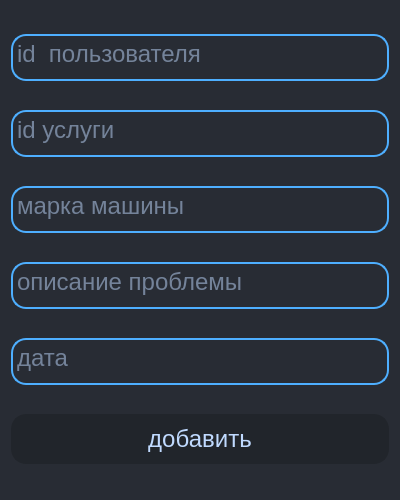
<?xml version="1.0" encoding="UTF-8"?>
<ui version="4.0">
 <class>Add_Change_window2</class>
 <widget class="QDialog" name="Add_Change_window2">
  <property name="geometry">
   <rect>
    <x>0</x>
    <y>0</y>
    <width>400</width>
    <height>500</height>
   </rect>
  </property>
  <property name="minimumSize">
   <size>
    <width>400</width>
    <height>500</height>
   </size>
  </property>
  <property name="maximumSize">
   <size>
    <width>550</width>
    <height>700</height>
   </size>
  </property>
  <property name="windowTitle">
   <string>Dialog</string>
  </property>
  <property name="styleSheet">
   <string notr="true">background-color: rgb(40, 44, 52);</string>
  </property>
  <layout class="QHBoxLayout" name="horizontalLayout">
   <item>
    <layout class="QVBoxLayout" name="verticalLayout">
     <item>
      <widget class="QTextEdit" name="edit_id_user_diag">
       <property name="sizePolicy">
        <sizepolicy hsizetype="Expanding" vsizetype="Expanding">
         <horstretch>0</horstretch>
         <verstretch>0</verstretch>
        </sizepolicy>
       </property>
       <property name="maximumSize">
        <size>
         <width>16777215</width>
         <height>47</height>
        </size>
       </property>
       <property name="font">
        <font>
         <family>Segoe UI</family>
         <pointsize>18</pointsize>
        </font>
       </property>
       <property name="styleSheet">
        <string notr="true">color: rgb(192, 218, 255);
border: 2px solid rgb(78, 175, 255);  
border-radius: 15px;
</string>
       </property>
       <property name="placeholderText">
        <string>id  пользователя</string>
       </property>
      </widget>
     </item>
     <item>
      <widget class="QTextEdit" name="edit_id_service_diag">
       <property name="sizePolicy">
        <sizepolicy hsizetype="Expanding" vsizetype="Expanding">
         <horstretch>0</horstretch>
         <verstretch>0</verstretch>
        </sizepolicy>
       </property>
       <property name="maximumSize">
        <size>
         <width>16777215</width>
         <height>47</height>
        </size>
       </property>
       <property name="font">
        <font>
         <family>Segoe UI</family>
         <pointsize>18</pointsize>
        </font>
       </property>
       <property name="styleSheet">
        <string notr="true">color: rgb(192, 218, 255);
border: 2px solid rgb(78, 175, 255);  
border-radius: 15px;
</string>
       </property>
       <property name="placeholderText">
        <string>id услуги</string>
       </property>
      </widget>
     </item>
     <item>
      <widget class="QTextEdit" name="edit_Mark_diag">
       <property name="sizePolicy">
        <sizepolicy hsizetype="Expanding" vsizetype="Expanding">
         <horstretch>0</horstretch>
         <verstretch>0</verstretch>
        </sizepolicy>
       </property>
       <property name="maximumSize">
        <size>
         <width>16777215</width>
         <height>47</height>
        </size>
       </property>
       <property name="font">
        <font>
         <family>Segoe UI</family>
         <pointsize>18</pointsize>
        </font>
       </property>
       <property name="styleSheet">
        <string notr="true">color: rgb(192, 218, 255);
border: 2px solid rgb(78, 175, 255);  
border-radius: 15px;
</string>
       </property>
       <property name="placeholderText">
        <string>марка машины</string>
       </property>
      </widget>
     </item>
     <item>
      <widget class="QTextEdit" name="edit_Description_diag">
       <property name="sizePolicy">
        <sizepolicy hsizetype="Expanding" vsizetype="Expanding">
         <horstretch>0</horstretch>
         <verstretch>0</verstretch>
        </sizepolicy>
       </property>
       <property name="maximumSize">
        <size>
         <width>16777215</width>
         <height>47</height>
        </size>
       </property>
       <property name="font">
        <font>
         <family>Segoe UI</family>
         <pointsize>18</pointsize>
        </font>
       </property>
       <property name="styleSheet">
        <string notr="true">color: rgb(192, 218, 255);
border: 2px solid rgb(78, 175, 255);  
border-radius: 15px;
</string>
       </property>
       <property name="placeholderText">
        <string>описание проблемы</string>
       </property>
      </widget>
     </item>
     <item>
      <widget class="QTextEdit" name="edit_Date_diag">
       <property name="sizePolicy">
        <sizepolicy hsizetype="Expanding" vsizetype="Expanding">
         <horstretch>0</horstretch>
         <verstretch>0</verstretch>
        </sizepolicy>
       </property>
       <property name="maximumSize">
        <size>
         <width>16777215</width>
         <height>47</height>
        </size>
       </property>
       <property name="font">
        <font>
         <family>Segoe UI</family>
         <pointsize>18</pointsize>
        </font>
       </property>
       <property name="styleSheet">
        <string notr="true">color: rgb(192, 218, 255);
border: 2px solid rgb(78, 175, 255);  
border-radius: 15px;
</string>
       </property>
       <property name="placeholderText">
        <string>дата</string>
       </property>
      </widget>
     </item>
     <item>
      <widget class="QPushButton" name="btn_add_diag">
       <property name="sizePolicy">
        <sizepolicy hsizetype="Preferred" vsizetype="Fixed">
         <horstretch>0</horstretch>
         <verstretch>0</verstretch>
        </sizepolicy>
       </property>
       <property name="minimumSize">
        <size>
         <width>300</width>
         <height>50</height>
        </size>
       </property>
       <property name="font">
        <font>
         <family>Segoe UI</family>
         <pointsize>18</pointsize>
        </font>
       </property>
       <property name="cursor">
        <cursorShape>PointingHandCursor</cursorShape>
       </property>
       <property name="styleSheet">
        <string notr="true">QPushButton{
color:rgb(192, 218, 255);
background-color: rgb(33, 37, 43);;  
border: 2px solid rgb(33, 37, 43);
border-radius: 15px;
}

QPushButton:hover{
color:rgb(192, 218, 255);
background-color: rgb(43, 51, 67);  
border: 2px solid rgb(33, 37, 43);
border-radius: 15px;
}

QPushButton:pressed{
color:rgb(192, 218, 255);
background-color: rgb(33, 37, 43);;  
border: 2px solid rgb(192, 218, 255);
border-radius: 15px;
}

</string>
       </property>
       <property name="text">
        <string>добавить</string>
       </property>
      </widget>
     </item>
    </layout>
   </item>
  </layout>
 </widget>
 <resources/>
 <connections/>
</ui>
